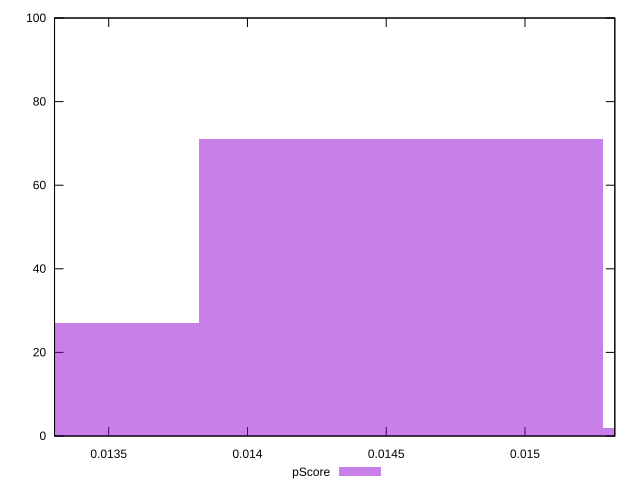

The script that saved this image:
reset

$pScore <<EOF
0.014552579807739253 71
0.013097321826965328 27
0.01600783778851318 2
EOF

set key outside below
set boxwidth 0.0014552579807739253
set xrange [0.01330480788092775:0.015323794615359376]
set yrange [0:100]
set trange [0:100]
set style fill transparent solid 0.5 noborder
set terminal svg size 640, 490 enhanced background rgb 'white'
set output "reprap/largest-contentful-paint/samples/pages+cached+noexternal+nosvg/pScore/histogram.svg"

plot $pScore title "pScore" with boxes

reset
